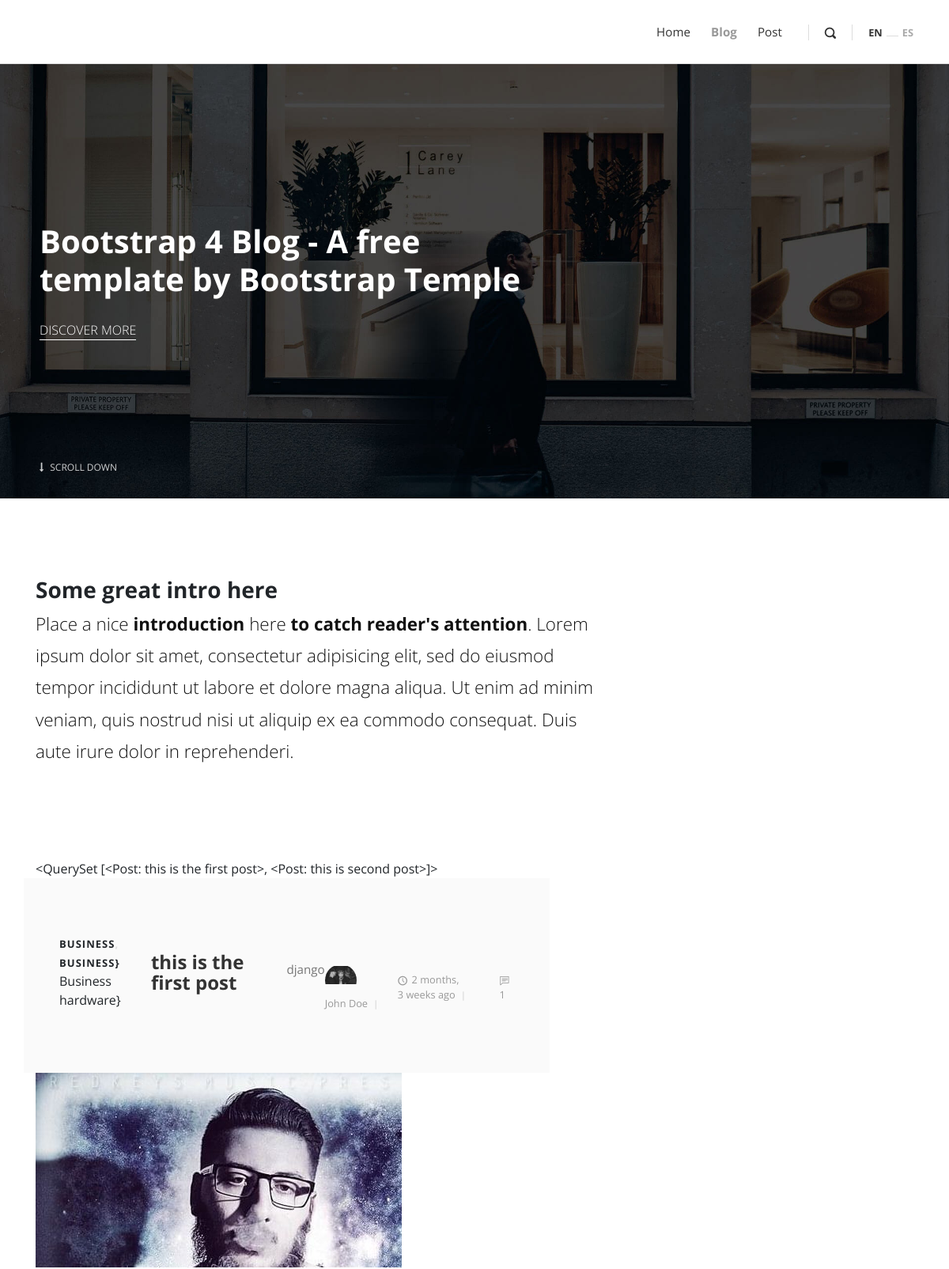
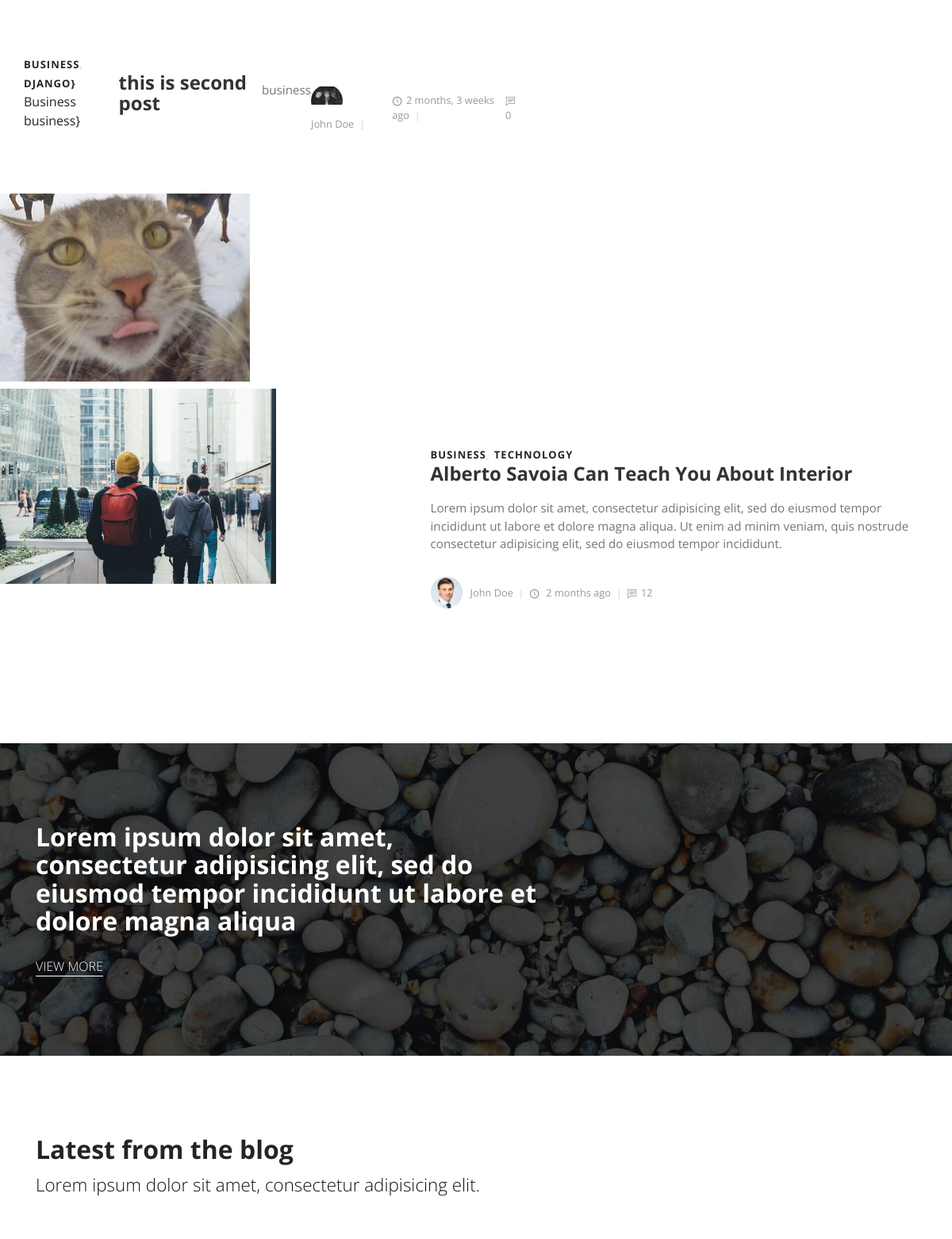
The page / (upper part) on the database its author committed (2 pictures, top to bottom).
### post/models.py (models this page shows, shortened)
class Post(models.Model):
    title = models.CharField(max_length=100)
    content = RichTextUploadingField('content', config_name='extends', null=True)
    overview = models.TextField()
    timestamp = models.DateTimeField(auto_now_add=True)
    author = models.ForeignKey(Author,on_delete=models.CASCADE)# foreignkey: atıfta bulunmak, on_delete = models.cascade author u sildiğimiz zaman bütün veriler silinecek
    thumbnail = models.ImageField()
    categories = models.ManyToManyField(Category) # bir postun birden fazla katogorisi olabilir katogori de birden fazla postta olabilir
    featured = models.BooleanField(True)
    previous_post = models.ForeignKey('self',related_name='previous',on_delete=models.SET_NULL,blank=True,null=True) # on_delete=models.SET_NULL means if the owner of an existing object got deleted set this field for existing object to null.
    next_post = models.ForeignKey('self',related_name='next',on_delete=models.SET_NULL,blank=True,null=True)
    def __str__(self):
        return self.title
    @property
    def comment_count(self):
        return Comment.objects.filter(post=self).count()

class Category(models.Model):
    title = models.CharField(max_length=20)
    def __str__(self):
        return self.title

class Author(models.Model):
    user = models.OneToOneField(User, on_delete=models.CASCADE)
    profile_pic = models.ImageField()

### post/views.py (the view)
# urls.py: path('', index, ),
def index(request):
    featured = Post.objects.filter(featured=True) # ??
    latest = Post.objects.order_by('-timestamp')[0:3]
    if request.method=="POST":
        email = request.POST["email"]
        new_signup = Signup()
        new_signup.email = email
        new_signup.save()
    context = {
        'object_list':featured,
        'latest':latest,
    }
    return render(request, 'index.html',context)

### templates/index.html (shortened to what this page needs)
{% extends "base.html" %}
{% load static %}
{% block content %}
    <section style="background: url({% static 'img/hero.jpg' %} ); background-size: cover; background-position: center center" class="hero">
      <div class="container">
        <div class="row">
          <div class="col-lg-7">
            <h1>Bootstrap 4 Blog - A free template by Bootstrap Temple</h1><a href="#" class="hero-link">Discover More</a>
          </div>
        </div><a href=".intro" class="continue link-scroll"><i class="fa fa-long-arrow-down"></i> Scroll Down</a>
      </div>
    </section>
    <section class="intro">
      <div class="container">
        <div class="row">
          <div class="col-lg-8">
            <h2 class="h3">Some great intro here</h2>
            <p class="text-big">Place a nice <strong>introduction</strong> here <strong>to catch reader's attention</strong>. Lorem ipsum dolor sit amet, consectetur adipisicing elit, sed do eiusmod tempor incididunt ut labore et dolore magna aliqua. Ut enim ad minim veniam, quis nostrud nisi ut aliquip ex ea commodo consequat. Duis aute irure dolor in reprehenderi.</p>
          </div>
        </div>
      </div>
    </section>
    <section class="featured-posts no-padding-top">
      <div class="container">
        {{ object_list }}
        {% for obj  in object_list  %}
        <div class="row d-flex align-items-stretch">
          <div class="text col-lg-7">
            <div class="text-inner d-flex align-items-center">
              <div class="content">
                <header class="post-header">
                <div class="category">
                {% for cat in obj.categories.all %}
                  <a href="#">Business</a><a href="#">{{cat}}}</a></div><a href="post.html">
                {% endfor %}
                    <h2 class="h4">{{ obj.title }}</h2></a>
                <p>{{obj.overview}}</p>
                <footer class="post-footer d-flex align-items-center"><a href="#" class="author d-flex align-items-center flex-wrap">
                    <div class="avatar"><img src="{{obj.author.profile_pic.url}}" alt="..." class="img-fluid"></div>
                    <div class="title"><span>John Doe</span></div></a>
                  <div class="date"><i class="icon-clock"></i>{{obj.timestamp|timesince}} ago</div>
                  <div class="comments"><i class="icon-comment"></i>{{obj.comment_count}}</div>
                </footer>
              </div>
            </div>
          </div>
          {% if forloop.first or forloop.last %}
          <div class="image col-lg-5"><img src="{{obj.thumbnail.url}} " alt="..."></div>
        {% endif %}
        </div>
         {% endfor %}
        <div class="row d-flex align-items-stretch">
          <div class="image col-lg-5"><img src="{% static 'img/featured-pic-2.jpeg' %} " alt="..."></div>
          <div class="text col-lg-7">
            <div class="text-inner d-flex align-items-center">
              <div class="content">
                <header class="post-header">
                  <div class="category"><a href="#">Business</a><a href="#">Technology</a></div><a href="post.html">
                    <h2 class="h4">Alberto Savoia Can Teach You About Interior</h2></a>
                </header>
                <p>Lorem ipsum dolor sit amet, consectetur adipisicing elit, sed do eiusmod tempor incididunt ut labore et dolore magna aliqua. Ut enim ad minim veniam, quis nostrude consectetur adipisicing elit, sed do eiusmod tempor incididunt.</p>
                <footer class="post-footer d-flex align-items-center"><a href="#" class="author d-flex align-items-center flex-wrap">
                    <div class="avatar"><img src="{% static 'img/avatar-2.jpg' %} " alt="..." class="img-fluid"></div>
                    <div class="title"><span>John Doe</span></div></a>
                  <div class="date"><i class="icon-clock"></i> 2 months ago</div>
                  <div class="comments"><i class="icon-comment"></i>12</div>
                </footer>
              </div>
            </div>
          </div>
        </div>
    </section>
    <section style="background: url({% static 'img/divider-bg.jpg' %} ); background-size: cover; background-position: center bottom" class="divider">
      <div class="container">
        <div class="row">
          <div class="col-md-7">
            <h2>Lorem ipsum dolor sit amet, consectetur adipisicing elit, sed do eiusmod tempor incididunt ut labore et dolore magna aliqua</h2><a href="#" class="hero-link">View More</a>
          </div>
        </div>
      </div>
    </section>
    <section class="latest-posts">
      <div class="container">
        <header>
          <h2>Latest from the blog</h2>
          <p class="text-big">Lorem ipsum dolor sit amet, consectetur adipisicing elit.</p>
        </header>
      </div>
    </section>
  {% endblock content %}

### static_in_env/css/style.default.css (style rules this page uses)
body { overflow-x: hidden; }
strong { font-weight: 700; }
a, i, span { display: inline-block; text-decoration: none; -webkit-transition: all 0.3s; transition: all 0.3s; }
a i { -webkit-transition: none; transition: none; }
section { padding: 100px 0; overflow-x: hidden; }
.category a { color: #999; letter-spacing: 0.08em; font-weight: 700; text-transform: uppercase; text-decoration: none; font-size: 13px; }
.category a::after { content: ','; color: #ddd; display: inline-block; margin-right: 5px; }
.category a:last-of-type::after { display: none; }
i[class*="icon-"] { -webkit-transform: translateY(3px); transform: translateY(3px); }
.no-padding-top { padding-top: 0 !important; }
h1, h2, h3, h4, h5, h6 { margin-bottom: 15px; }
.text-big { font-size: 1.4em; font-weight: 300; line-height: 1.8em; color: #111; }
a.hero-link { color: inherit !important; text-transform: uppercase; font-size: 1em; text-decoration: none !important; margin-top: 20px; font-weight: 300; }
a.hero-link::after { content: ''; width: 100%; height: 1px; display: block; background: #fff; -webkit-transition: all 0.3s; transition: all 0.3s; }
section.hero { padding: 0; color: #fff; }
section.hero .container { padding: 200px 20px; position: relative; }
section.hero h1 { line-height: 1.2em; }
section.hero .continue { position: absolute; bottom: 30px; left: 20px; text-decoration: none !important; color: inherit !important; text-transform: uppercase; font-size: 0.75em; opacity: 0.8; }
section.hero .continue i { margin-right: 5px; }
section.featured-posts .row:nth-of-type(odd) .text { background: #fafafa; }
section.featured-posts .row:last-of-type { margin-bottom: 0; }
section.featured-posts p { font-weight: 400; color: #777; font-size: 0.95em; }
section.featured-posts .text-inner { padding: 70px 30px; height: 100%; -webkit-transition: all 0.3s; transition: all 0.3s; }
section.featured-posts a { color: inherit; text-decoration: none; }
section.featured-posts h2 { line-height: 1.1em; color: #333; -webkit-transition: all 0.3s; transition: all 0.3s; }
section.featured-posts .avatar { max-width: 40px; min-width: 40px; height: 40px; overflow: hidden; border-radius: 50%; margin-right: 10px; }
section.featured-posts .title, section.featured-posts .date, section.featured-posts .comments { font-size: 0.8em; font-weight: 400; color: #999; }
section.featured-posts .title i, section.featured-posts .date i, section.featured-posts .comments i { margin-right: 5px; }
section.featured-posts .title::after, section.featured-posts .date::after, section.featured-posts .comments::after { content: '|'; display: inline-block; margin: 0 7px; font-size: 0.9em; color: #ccc; }
section.featured-posts .comments::after { display: none; }
section.featured-posts .image { max-height: 200px; width: auto; overflow: hidden; padding: 0; }
section.featured-posts .image img { height: 100%; }
section.featured-posts .post-header { margin-bottom: 10px; }
section.featured-posts .post-footer { margin-top: 30px; }
section.divider { color: #fff; }
section.latest-posts header { margin-bottom: 50px; }
body { font-family: "Open Sans", sans-serif; font-size: 1rem; font-weight: normal; line-height: 1.5; color: #212529; background-color: #fff; }
a { color: #999; text-decoration: none; }
h1, h2, h3, h4, h5, h6, .h1, .h2, .h3, .h4, .h5, .h6 { margin-bottom: 0.5rem; font-family: inherit; font-weight: 700; line-height: 1.1; color: inherit; }
h1, .h1 { font-size: 2.5rem; }
h2, .h2 { font-size: 2rem; }
h3, .h3 { font-size: 1.75rem; }
h4, .h4 { font-size: 1.5rem; }

### rows shown on the page
Post: title.title "<QuerySet [<Post: this is the first post>, <Post: this is second post>]>", title "this is the first post", overview "django", author.profile_pic (picture), timestamp "2 months, 3 weeks", comment_count "1", thumbnail (picture)
Category: title "BUSINESS", title "business"
Category: title "hardware"
Post: title "this is second post", overview "business", author.profile_pic (picture), timestamp "2 months, 3 weeks", comment_count "0", thumbnail (picture)
Category: title "DJANGO"
